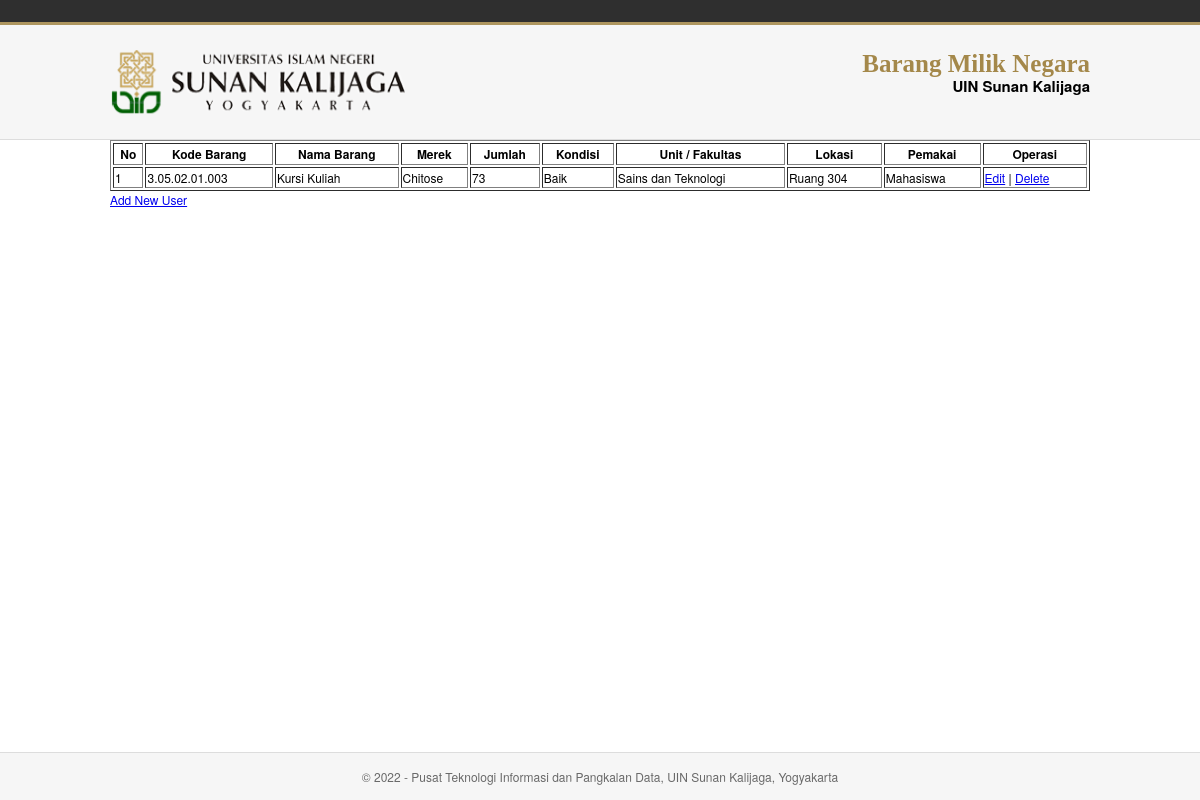
The app's page /barang/index.php with its own data.
### tables this page shows
CREATE TABLE `barang` (
  `idx` int(11) NOT NULL,
  `kode` varchar(15) NOT NULL,
  `nama` varchar(55) NOT NULL,
  `merek` varchar(40) NOT NULL,
  `jumlah` int(12) NOT NULL,
  `kondisi` varchar(15) NOT NULL,
  `fakultas` varchar(55) NOT NULL,
  `lokasi` varchar(55) NOT NULL,
  `pemakai` varchar(55) NOT NULL
);

### barang/index.php (the view, shortened to what this page needs)
<?php
include '../dbconnect.php';
$result = mysqli_query($conn, "SELECT * FROM barang ORDER BY idx ASC");
?>
<!DOCTYPE html>
<html lang="en" >
<head>
	<link rel="stylesheet" href="..\style\index_barang.css">
</head>
<body>
	<div class="app_header-top"></div>
	<div class="app_header-top2"></div>
	<div class="app_main">
		<div class="app_header">
			<div class="center">
				<div class="app_uin_id">
					<img src="..\assets\images\uin.png">
				</div>
				<div class="app_header_right">
					<div class="app_system_id">Barang Milik Negara</div>
					<div class="app_univ_id">UIN Sunan Kalijaga</div>
				</div>
			</div>
		</div>
	</div>
	<div class="center">
		<table width='100%' border=1>
		<tr>
			<th>No</th> <th>Kode Barang</th><th>Nama Barang</th> <th>Merek</th> <th>Jumlah</th> <th>Kondisi</th> <th>Unit / Fakultas</th> <th>Lokasi</th> <th>Pemakai</th> <th>Operasi</th>
		</tr>
		<?php
		$nomor = 1;
		while ($daftar_barang = mysqli_fetch_array($result)) {
			echo "<tr>";
			echo "<td>".$nomor."</td>";
			echo "<td>".$daftar_barang['kode']."</td>";
			echo "<td>".$daftar_barang['nama']."</td>";
			echo "<td>".$daftar_barang['merek']."</td>";
			echo "<td>".$daftar_barang['jumlah']."</td>";
			echo "<td>".$daftar_barang['kondisi']."</td>";
			echo "<td>".$daftar_barang['fakultas']."</td>";
			echo "<td>".$daftar_barang['lokasi']."</td>";
			echo "<td>".$daftar_barang['pemakai']."</td>";
			echo "<td><a href='edit.php?idx=$daftar_barang[idx]'>Edit</a> | <a href='delete.php?idx=$daftar_barang[idx]'>Delete</a></td></tr>"
			;
			$nomor++;
		}
		?>
		</table>
		<a href="add.php">Add New User</a><br/><br/>
	</div>
	<div class="copyright" style="background-color: #f6f6f6; border-top: 1px solid #dddddd;">
		© 2022 - Pusat Teknologi Informasi dan Pangkalan Data, UIN Sunan Kalijaga, Yogyakarta
	</div>
</body>

### style/index_barang.css (style rules this page uses)
body { font-family: "Helvetica Neue", Helvetica, Arial, sans-serif; font-size: 12px; margin: 0; }
.app_header-top { height: 22px; background-color: #2F2F2F; min-width: 980px; }
.app_header-top2 { height: 3px; background-color: #AE965F; min-width: 980px; }
.app_main { margin: 0 auto 0; width: 100%; border: 0px solid #000; min-width: 980px; }
.app_header { height: 115px; padding-bottom: 30px; padding-top: 25px; background: #f6f6f6; border-style: none none solid none; border-width: 1px; border-color: #dddddd; box-sizing: border-box; }
.center { width: 980px; margin: 0 auto; padding: 0; }
.app_uin_id img { float: left; background-position: -10px -10px; width: 296px; height: 65px; padding: 0px; position: relative; }
.app_header_right { padding: 0; float: right; width: 680px; height: 75px; position: relative; font-weight: bold; }
.app_header_right .app_system_id { text-align: right; font-family: cinzel; float: right; max-width: 100%; height: 25px; font-size: 25px; color: #A4884A; font-weight: bold; }
.app_header_right .app_univ_id { text-align: right; float: right; width: 100%; font-size: 15px; color: #000; font-weight: bold; }
.copyright { width: 100%; text-align: center; color: #696969; background-color: #000; height: auto; padding-top: 15px; padding-bottom: 15px; position:absolute; bottom:0; }

### records on screen
barang: kode "3.05.02.01.003", nama "Kursi Kuliah", merek "Chitose", jumlah "73", kondisi "Baik", fakultas "Sains dan Teknologi", lokasi "Ruang 304", pemakai "Mahasiswa"
